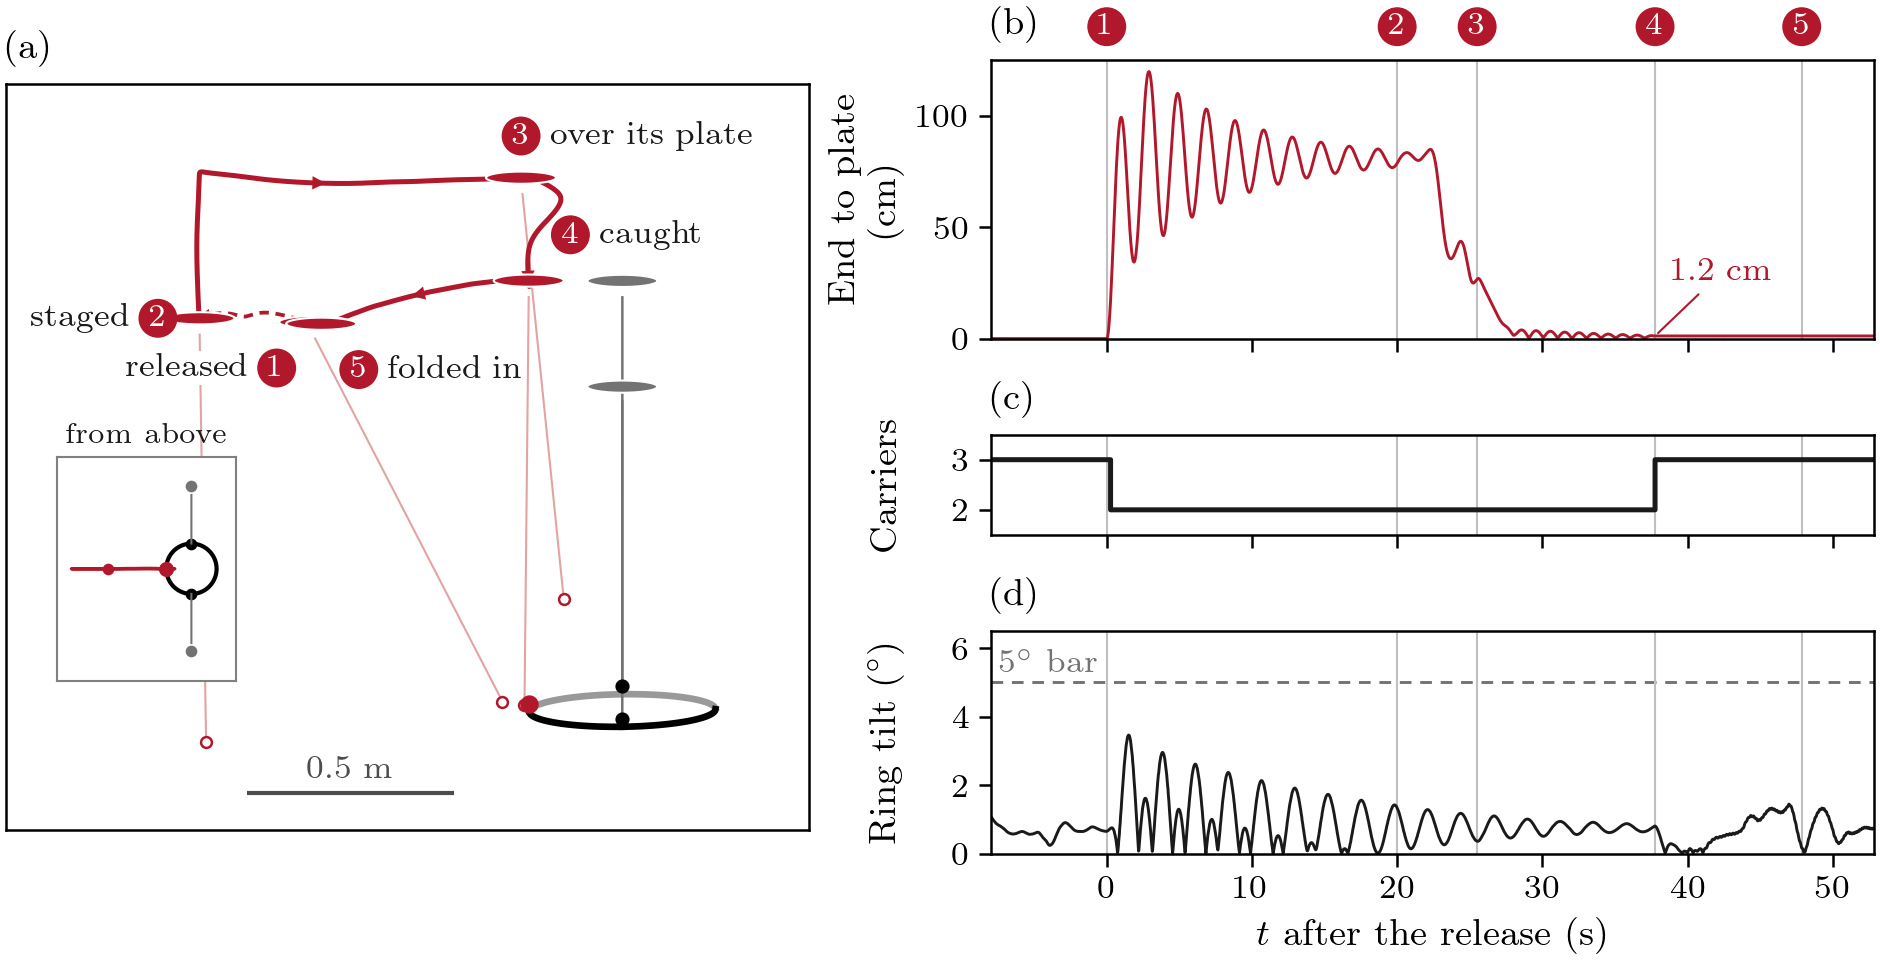

Python code for this plot:
#!/usr/bin/env python3
"""A carrier released from the T flies back to its own plate and is folded in, simulation (redesign of the 23 Oct
fig_rejoin; card docs/experiments/2026-10-23_rejoin_departed.md, E2; run R2594).

Message: the released carrier flies back to its own plate, its cable's end is lowered onto the plate and caught, it
is folded in, and the ring stays level (well under the 5 deg bar) throughout.
Hero (a): a 3-D view of the T from one fixed camera, the rejoiner drawn at five numbered moments (1 released,
2 staged, 3 over its plate, 4 caught, 5 folded in) with its cable as logged, its path between them coloured by its
role (carrying blue, departed grey, rejoining red); the other two carriers and the ring at the catch.
Support (b)-(d), sharing the numbered moments: the distance from the cable's end to its plate point (the rod's pose
in the simulation's state log), the number of carriers (the planner's n), the ring's tilt against the 5 deg bar.
Left out: the lift and the landing, the moments before the release.
Data: R2594 (rj3_pairrelease_rejoin_L100_tip): run.csv (ring and UAVs), events.csv (the moments), the planner log
(n, moved onto the run clock by t_ready_sim), gz_record/state.tlog (the rods), via tools/snapshot_render.py.
"""
import glob
import os
import sys

import numpy as np
import pandas as pd

sys.path.insert(0, os.path.dirname(os.path.abspath(__file__)))
from review30_style import S, TEXT  # noqa: E402

sys.path.insert(0, S.TOOLS)
import snapshot_render as SR  # noqa: E402

RUN, D = 'R2594', 1
TILT_BAR_DEG = 5.0
SUBJ = S.RED                      # the rejoiner, everywhere
PALE = '#e3a3a3'                  # its cables, so its path reads first
CTX = '0.45'                      # the two carriers that stay
AZIM, ELEV = 0.0, 10.0             # from +x, just above: the rejoiner flies in the y-z plane
PRE, POST = 8.0, 5.0              # s shown before the release and after the fold-in
NAMES = ('released', 'staged', 'over its plate', 'caught', 'folded in')


def moments(run):
    ev = {e: t for t, e, a in run.events}
    t, x, y = run.t, run.df[f'd{D}_x'].to_numpy(), run.df[f'd{D}_y'].to_numpy()
    plate = run.plate_world(ev['REJOIN_WELD'], D)
    over = (t > ev['REJOIN_START']) & (t < ev['REJOIN_WELD']) & (np.hypot(x - plate[0], y - plate[1]) < 0.02)
    return ev, [ev['RELEASE'], ev['REJOIN_START'], float(t[over][0]), ev['REJOIN_WELD'], ev['REJOIN_BLEND_OVER']]


def badge(ax, xy, k, off=(0, 0), coords='data', text=None, ha='center'):
    ax.annotate(str(k), xy=xy, xycoords=coords, xytext=off, textcoords='offset points', ha='center', va='center',
                fontsize=7.5, color='white', zorder=20, bbox=dict(boxstyle='circle,pad=0.18', fc=SUBJ, ec='none'))
    if text:
        dx = off[0] + (7 if ha == 'left' else -7)
        ax.annotate(text, xy=xy, xycoords=coords, xytext=(dx, off[1]), textcoords='offset points', ha=ha,
                    va='center', fontsize=8, color=TEXT, zorder=20)


def disc(ax, cam, p, colour, z):
    d = cam(SR._circle(p, np.eye(3), 0.085, 40))
    ax.fill(d[:, 0], d[:, 1], facecolor=colour, edgecolor='white', lw=0.5, zorder=z)


def main():
    (d,) = glob.glob(os.path.join(S.REPO, 'results', '*', f'{RUN}_*'))
    run = SR.Run(d)
    ev, tm = moments(run)
    t0 = tm[0]

    S.setup()
    fig = S.figure('full', 3.2)
    gs = fig.add_gridspec(3, 2, width_ratios=[1.0, 1.1], height_ratios=[1.0, 0.36, 0.8])
    ax = fig.add_subplot(gs[:, 0])
    ax_d = fig.add_subplot(gs[0, 1])
    ax_n = fig.add_subplot(gs[1, 1], sharex=ax_d)
    ax_t = fig.add_subplot(gs[2, 1], sharex=ax_d)

    # (a) one camera: the ring and the two carriers that stay at the catch, the rejoiner at the five moments
    cam = SR.Camera(AZIM, ELEV)
    t_c = tm[3]
    c, rm = run.ring(t_c)
    pts = []
    for i in range(run.n):
        if i == D:
            continue
        top, end = run.cable(t_c, i)
        seg = cam(np.vstack([top, end]))
        ax.plot(seg[:, 0], seg[:, 1], color=CTX, lw=0.6, zorder=3)
        disc(ax, cam, run.uav(t_c, i), CTX, 8 + float(cam.depth(run.uav(t_c, i))[0]))
        pts += [top, end]
    ring = SR._circle(c, rm, run.ring_r)
    uv, far = cam(ring), (cam.depth(ring) - cam.depth(c)[0]) < 0
    for mask, col, z in ((far, '0.6', 2), (~far, 'black', 6)):
        k = np.where(mask, 1.0, np.nan)
        ax.plot(uv[:, 0] * k, uv[:, 1] * k, color=col, lw=1.6, zorder=z)
    pl = cam(c + (rm @ run.plates.T).T)
    ax.plot(pl[:, 0], pl[:, 1], 'o', ms=2.4, color='black', zorder=7)
    ax.plot(pl[D, 0], pl[D, 1], 'o', ms=3.4, color=SUBJ, zorder=7)       # its own plate
    pts += list(ring)

    tt = run.t
    body = run.df[[f'd{D}_x', f'd{D}_y', f'd{D}_z']].to_numpy(float)
    out = (tt >= tm[0]) & (tt <= tm[1])
    back = (tt >= tm[1]) & (tt <= tm[4])
    p = cam(body[out])
    ax.plot(p[:, 0], p[:, 1], color=SUBJ, lw=0.9, ls=(0, (2.5, 1.8)), zorder=5)
    p = cam(body[back])
    ax.plot(p[:, 0], p[:, 1], color=SUBJ, lw=S.LW_HERO, zorder=5)
    # one arrowhead per leg, at its middle: out, climb and transit, descent, fold-in
    legs = ((tm[0], tm[1], 0.5), (tm[1], tm[2], 0.55), (tm[2], tm[3], 0.75), (tm[3], tm[4], 0.5))
    for a, b, f in legs:
        w = np.flatnonzero((tt >= a) & (tt <= b))
        q = cam(body[w])
        L = np.r_[0, np.cumsum(np.hypot(*np.diff(q, axis=0).T))]
        i = int(np.searchsorted(L, f * L[-1]))
        j = int(np.searchsorted(L, f * L[-1] + 0.03))
        ax.annotate('', xy=q[min(j, len(q) - 1)], xytext=q[max(i - 1, 0)],
                    arrowprops=dict(arrowstyle='-|>', color=SUBJ, lw=0, mutation_scale=8, shrinkA=0, shrinkB=0),
                    zorder=6)
    pts += list(body[out | back])
    for k, t in enumerate(tm, start=1):
        top, end = run.cable(t, D)
        if k != 5:                                     # 5 is back where 1 was: one cable for both
            seg = cam(np.vstack([top, end]))
            ax.plot(seg[:, 0], seg[:, 1], color=PALE, lw=0.5, zorder=4)
            ax.plot(seg[1, 0], seg[1, 1], 'o', ms=2.6, mfc='white', mec=SUBJ, mew=0.6, zorder=6)
        disc(ax, cam, run.uav(t, D), SUBJ, 12)
        pts += [top, end]
    # badge and name per moment, offsets in points from the UAV; a white halo where a cable passes behind a name
    halo = dict(boxstyle='square,pad=0.08', fc='white', ec='none')
    place = {1: ((-9, -11), 'right', NAMES[0]), 5: ((9, -11), 'left', NAMES[4]), 2: ((-10, 0), 'right', NAMES[1]),
             3: ((0, 10), 'left', NAMES[2]), 4: ((10, 11), 'left', NAMES[3])}
    for k, (off, ha, text) in place.items():
        xy = cam(run.uav(tm[k - 1], D))[0]
        badge(ax, xy, k, off)
        tx = off[0] + {'right': -7, 'left': 7, 'center': 0}[ha]
        ty = off[1] + (9 if ha == 'center' else 0)
        ax.annotate(text, xy=xy, xytext=(tx, ty), textcoords='offset points', ha=ha, va='center', fontsize=8,
                    color=S.INK, zorder=19, bbox=halo)
    uv = cam(np.vstack(pts))
    lo, hi = uv.min(0), uv.max(0)
    pad = 0.07 * (hi - lo)
    ax.set_xlim(lo[0] - 4.6 * pad[0], hi[0] + 2.5 * pad[0])
    ax.set_ylim(lo[1] - 2.2 * pad[1], hi[1] + 2.2 * pad[1])
    ax.set_aspect('equal')
    ax.set_xticks([])
    ax.set_yticks([])
    xl, yl = ax.get_xlim(), ax.get_ylim()
    a0 = np.array([xl[0] + 0.3 * (xl[1] - xl[0]), yl[0] + 0.05 * (yl[1] - yl[0])])
    ax.plot([a0[0], a0[0] + 0.5], [a0[1]] * 2, color='0.3', lw=1.0, solid_capstyle='butt')
    ax.annotate('0.5 m', xy=(a0[0] + 0.25, a0[1]), xytext=(0, 2), textcoords='offset points', ha='center',
                va='bottom', fontsize=8, color='0.3')

    # inset: the T from above, turned to match (a) (its right is +y, its up is -x: the camera stands at +x)
    ins = ax.inset_axes([0.04, 0.2, 0.27, 0.3])

    def top(p):
        p = np.atleast_2d(p)
        return p[:, 1], -p[:, 0]
    ins.plot(*top(SR._circle(c, rm, run.ring_r)), color='black', lw=1.0)
    plw = c + (rm @ run.plates.T).T
    ins.plot(*top(plw), 'o', ms=1.8, color='black')
    ins.plot(*top(plw[D]), 'o', ms=2.6, color=SUBJ)
    for i in range(run.n):
        u = run.uav(t_c, i) if i != D else run.uav(tm[0], D)
        ins.plot(*top(np.vstack([u, plw[i]])), color=CTX if i != D else PALE, lw=0.5)
        ins.plot(*top(u), 'o', ms=3.2, color=CTX if i != D else SUBJ, mec='white', mew=0.4)
    ins.plot(*top(body[out | back]), color=SUBJ, lw=0.8)
    ins.set_aspect('equal')
    ins.set_xlim(-1.2, 0.4)
    ins.set_ylim(-1.0, 1.0)
    ins.set_xticks([])
    ins.set_yticks([])
    for sp in ins.spines.values():
        sp.set_linewidth(0.5)
        sp.set_color('0.5')
    ins.annotate('from above', xy=(0.5, 1.0), xycoords='axes fraction', xytext=(0, 2), textcoords='offset points',
                 ha='center', va='bottom', fontsize=7, color=S.INK)

    # (b) the cable's end to its plate point (the rod as the state log has it)
    lo_t, hi_t = t0 - PRE, tm[4] + POST
    ts, ends = run.cable_end_series(D)
    dist = np.array([np.linalg.norm(e - run.plate_world(t, D)) for t, e in zip(ts, ends)])
    w = (ts >= lo_t) & (ts <= hi_t)
    ax_d.plot(ts[w] - t0, 100 * dist[w], color=SUBJ, lw=S.LW_CTX, rasterized=True)
    k4 = int(np.searchsorted(ts, tm[3]))
    ax_d.annotate(f'{100 * dist[k4]:.1f} cm', xy=(tm[3] - t0, 100 * dist[k4]), xytext=(4, 12),
                  textcoords='offset points', ha='left', va='bottom', fontsize=8, color=SUBJ,
                  arrowprops=dict(arrowstyle='-', color=SUBJ, lw=0.5, shrinkA=0, shrinkB=1))
    ax_d.set_ylim(0, 125)
    ax_d.set_yticks([0, 50, 100])
    ax_d.set_ylabel('End to plate\n(cm)')

    # (c) the number of carriers (the planner's OCP size)
    (pf,) = glob.glob(os.path.join(d, 'logs', 'dissipative_planner', '*', 'log.csv'))
    pl_log = pd.read_csv(pf, usecols=['sim_time', 'n'])
    tp = pl_log.sim_time.to_numpy() - run.t_ready
    w = (tp >= lo_t) & (tp <= hi_t)
    ax_n.step(tp[w] - t0, pl_log.n.to_numpy()[w], where='post', color=S.INK, lw=S.LW_HERO)
    ax_n.set_ylim(1.5, 3.5)
    ax_n.set_yticks([2, 3])
    ax_n.set_ylabel('Carriers')

    # (d) the ring's tilt
    tilt = run.df.payload_tilt_deg.to_numpy(float)
    w = (tt >= lo_t) & (tt <= hi_t)
    ax_t.plot(tt[w] - t0, tilt[w], color=S.INK, lw=S.LW_CTX, rasterized=True)
    S.ref_line(ax_t, TILT_BAR_DEG, r'$5^\circ$ bar', x=0.0, ha='left', va='bottom', dy=1.0)
    ax_t.set_ylim(0, 6.5)
    ax_t.set_yticks([0, 2, 4, 6])
    ax_t.set_ylabel(r'Ring tilt ($^\circ$)')
    ax_t.set_xlabel(r'$t$ after the release (s)')
    ax_t.set_xlim(-PRE, hi_t - t0)

    for k, t in enumerate(tm, start=1):
        for a in (ax_d, ax_n, ax_t):
            a.axvline(t - t0, color=S.LIGHT, lw=0.5, zorder=0)
        badge(ax_d, (t - t0, 1.0), k, (0, 8), coords=('data', 'axes fraction'))
    for a in (ax_d, ax_n):
        a.tick_params(labelbottom=False)
    fig.align_ylabels([ax_d, ax_n, ax_t])
    S.panel(ax, 'a')
    S.panel(ax_d, 'b')
    S.panel(ax_n, 'c')
    S.panel(ax_t, 'd')

    wfold = (tt >= ev['REJOIN_WELD']) & (tt <= ev['REJOIN_WELD'] + 15.0)
    wrel = (tt >= tm[0]) & (tt <= tm[1])
    print('moments (s after the release):', [round(t - t0, 2) for t in tm])
    print(f"cable end at the catch {100 * dist[np.searchsorted(ts, tm[3])]:.2f} cm; within 2 cm from "
          f"{ts[(ts > tm[1]) & (dist < 0.02)][0] - t0:.1f} s; tilt peak after the release {np.nanmax(tilt[wrel]):.2f} "
          f"deg, in the fold-in (weld..+15 s) {np.nanmax(tilt[wfold]):.2f} deg; weld "
          f"{ev['REJOIN_WELD'] - ev['REJOIN_START']:.2f} s after the rejoin command")
    S.save(fig, 'fig_rejoin')


if __name__ == '__main__':
    main()
